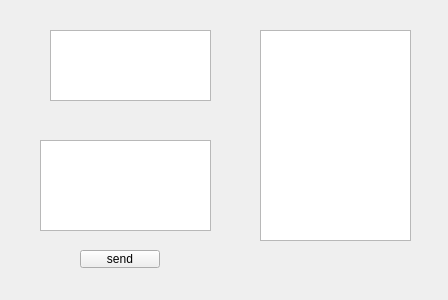
<?xml version="1.0" encoding="UTF-8"?>
<ui version="4.0">
 <class>MessagingWidget</class>
 <widget class="QWidget" name="MessagingWidget">
  <property name="geometry">
   <rect>
    <x>0</x>
    <y>0</y>
    <width>448</width>
    <height>300</height>
   </rect>
  </property>
  <property name="windowTitle">
   <string>Form</string>
  </property>
  <widget class="QPushButton" name="sendButton">
   <property name="geometry">
    <rect>
     <x>80</x>
     <y>250</y>
     <width>80</width>
     <height>18</height>
    </rect>
   </property>
   <property name="text">
    <string>send</string>
   </property>
  </widget>
  <widget class="QTextEdit" name="messageInput">
   <property name="geometry">
    <rect>
     <x>260</x>
     <y>30</y>
     <width>151</width>
     <height>211</height>
    </rect>
   </property>
  </widget>
  <widget class="QListWidget" name="friendsList">
   <property name="geometry">
    <rect>
     <x>50</x>
     <y>30</y>
     <width>161</width>
     <height>71</height>
    </rect>
   </property>
  </widget>
  <widget class="QListWidget" name="chatDisplay">
   <property name="geometry">
    <rect>
     <x>40</x>
     <y>140</y>
     <width>171</width>
     <height>91</height>
    </rect>
   </property>
  </widget>
 </widget>
 <resources/>
 <connections/>
</ui>
